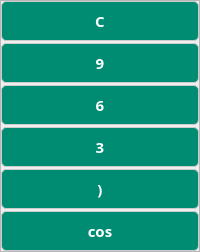
                 <widget class="QFrame" name="frame_9">
                  <property name="sizePolicy">
                   <sizepolicy hsizetype="Preferred" vsizetype="Expanding">
                    <horstretch>0</horstretch>
                    <verstretch>0</verstretch>
                   </sizepolicy>
                  </property>
                  <property name="frameShape">
                   <enum>QFrame::StyledPanel</enum>
                  </property>
                  <property name="frameShadow">
                   <enum>QFrame::Raised</enum>
                  </property>
                  <layout class="QVBoxLayout" name="verticalLayout_8" stretch="0,0,0,0,0,0">
                   <property name="spacing">
                    <number>2</number>
                   </property>
                   <property name="leftMargin">
                    <number>0</number>
                   </property>
                   <property name="topMargin">
                    <number>0</number>
                   </property>
                   <property name="rightMargin">
                    <number>0</number>
                   </property>
                   <property name="bottomMargin">
                    <number>0</number>
                   </property>
                   <item>
                    <widget class="QPushButton" name="btn_cleaner">
                     <property name="sizePolicy">
                      <sizepolicy hsizetype="Minimum" vsizetype="Expanding">
                       <horstretch>0</horstretch>
                       <verstretch>0</verstretch>
                      </sizepolicy>
                     </property>
                     <property name="minimumSize">
                      <size>
                       <width>0</width>
                       <height>40</height>
                      </size>
                     </property>
                     <property name="font">
                      <font>
                       <family>Segoe UI Variable Text</family>
                       <pointsize>11</pointsize>
                       <weight>75</weight>
                       <bold>true</bold>
                      </font>
                     </property>
                     <property name="styleSheet">
                      <string notr="true">QPushButton {

background-color: #008C72;
border-radius: 5px;
border: 1px solid #CCCCCC;
color: #ffffff;

}

QPushButton:hover {
	
	background-color: #47AC99;
}</string>
                     </property>
                     <property name="text">
                      <string>C</string>
                     </property>
                     <property name="iconSize">
                      <size>
                       <width>20</width>
                       <height>20</height>
                      </size>
                     </property>
                    </widget>
                   </item>
                   <item>
                    <widget class="QPushButton" name="btn_nine">
                     <property name="sizePolicy">
                      <sizepolicy hsizetype="Minimum" vsizetype="Expanding">
                       <horstretch>0</horstretch>
                       <verstretch>0</verstretch>
                      </sizepolicy>
                     </property>
                     <property name="minimumSize">
                      <size>
                       <width>0</width>
                       <height>40</height>
                      </size>
                     </property>
                     <property name="font">
                      <font>
                       <family>Segoe UI Variable Text</family>
                       <pointsize>11</pointsize>
                       <weight>75</weight>
                       <bold>true</bold>
                      </font>
                     </property>
                     <property name="styleSheet">
                      <string notr="true">QPushButton {

background-color: #008C72;
border-radius: 5px;
border: 1px solid #CCCCCC;
color: #ffffff;

}

QPushButton:hover {
	
	background-color: #47AC99;
}</string>
                     </property>
                     <property name="text">
                      <string>9</string>
                     </property>
                     <property name="iconSize">
                      <size>
                       <width>20</width>
                       <height>20</height>
                      </size>
                     </property>
                    </widget>
                   </item>
                   <item>
                    <widget class="QPushButton" name="btn_six">
                     <property name="sizePolicy">
                      <sizepolicy hsizetype="Minimum" vsizetype="Expanding">
                       <horstretch>0</horstretch>
                       <verstretch>0</verstretch>
                      </sizepolicy>
                     </property>
                     <property name="minimumSize">
                      <size>
                       <width>0</width>
                       <height>40</height>
                      </size>
                     </property>
                     <property name="font">
                      <font>
                       <family>Segoe UI Variable Text</family>
                       <pointsize>11</pointsize>
                       <weight>75</weight>
                       <bold>true</bold>
                      </font>
                     </property>
                     <property name="styleSheet">
                      <string notr="true">QPushButton {

background-color: #008C72;
border-radius: 5px;
border: 1px solid #CCCCCC;
color: #ffffff;

}

QPushButton:hover {
	
	background-color: #47AC99;
}</string>
                     </property>
                     <property name="text">
                      <string>6</string>
                     </property>
                     <property name="iconSize">
                      <size>
                       <width>20</width>
                       <height>20</height>
                      </size>
                     </property>
                    </widget>
                   </item>
                   <item>
                    <widget class="QPushButton" name="btn_three">
                     <property name="sizePolicy">
                      <sizepolicy hsizetype="Minimum" vsizetype="Expanding">
                       <horstretch>0</horstretch>
                       <verstretch>0</verstretch>
                      </sizepolicy>
                     </property>
                     <property name="minimumSize">
                      <size>
                       <width>0</width>
                       <height>40</height>
                      </size>
                     </property>
                     <property name="font">
                      <font>
                       <family>Segoe UI Variable Text</family>
                       <pointsize>11</pointsize>
                       <weight>75</weight>
                       <bold>true</bold>
                      </font>
                     </property>
                     <property name="styleSheet">
                      <string notr="true">QPushButton {

background-color: #008C72;
border-radius: 5px;
border: 1px solid #CCCCCC;
color: #ffffff;

}

QPushButton:hover {
	
	background-color: #47AC99;
}</string>
                     </property>
                     <property name="text">
                      <string>3</string>
                     </property>
                     <property name="iconSize">
                      <size>
                       <width>20</width>
                       <height>20</height>
                      </size>
                     </property>
                    </widget>
                   </item>
                   <item>
                    <widget class="QPushButton" name="btn_rightbracket">
                     <property name="sizePolicy">
                      <sizepolicy hsizetype="Minimum" vsizetype="Expanding">
                       <horstretch>0</horstretch>
                       <verstretch>0</verstretch>
                      </sizepolicy>
                     </property>
                     <property name="minimumSize">
                      <size>
                       <width>0</width>
                       <height>40</height>
                      </size>
                     </property>
                     <property name="font">
                      <font>
                       <family>Segoe UI Variable Text</family>
                       <pointsize>11</pointsize>
                       <weight>75</weight>
                       <bold>true</bold>
                      </font>
                     </property>
                     <property name="styleSheet">
                      <string notr="true">QPushButton {

background-color: #008C72;
border-radius: 5px;
border: 1px solid #CCCCCC;
color: #ffffff;

}

QPushButton:hover {
	
	background-color: #47AC99;
}</string>
                     </property>
                     <property name="text">
                      <string>)</string>
                     </property>
                     <property name="iconSize">
                      <size>
                       <width>20</width>
                       <height>20</height>
                      </size>
                     </property>
                    </widget>
                   </item>
                   <item>
                    <widget class="QPushButton" name="btn_cos">
                     <property name="sizePolicy">
                      <sizepolicy hsizetype="Minimum" vsizetype="Expanding">
                       <horstretch>0</horstretch>
                       <verstretch>0</verstretch>
                      </sizepolicy>
                     </property>
                     <property name="minimumSize">
                      <size>
                       <width>0</width>
                       <height>40</height>
                      </size>
                     </property>
                     <property name="font">
                      <font>
                       <family>Segoe UI Variable Text</family>
                       <pointsize>11</pointsize>
                       <weight>75</weight>
                       <bold>true</bold>
                      </font>
                     </property>
                     <property name="styleSheet">
                      <string notr="true">QPushButton {

background-color: #008C72;
border-radius: 5px;
border: 1px solid #CCCCCC;
color: #ffffff;

}

QPushButton:hover {
	
	background-color: #47AC99;
}</string>
                     </property>
                     <property name="text">
                      <string>cos</string>
                     </property>
                    </widget>
                   </item>
                  </layout>
                 </widget>
